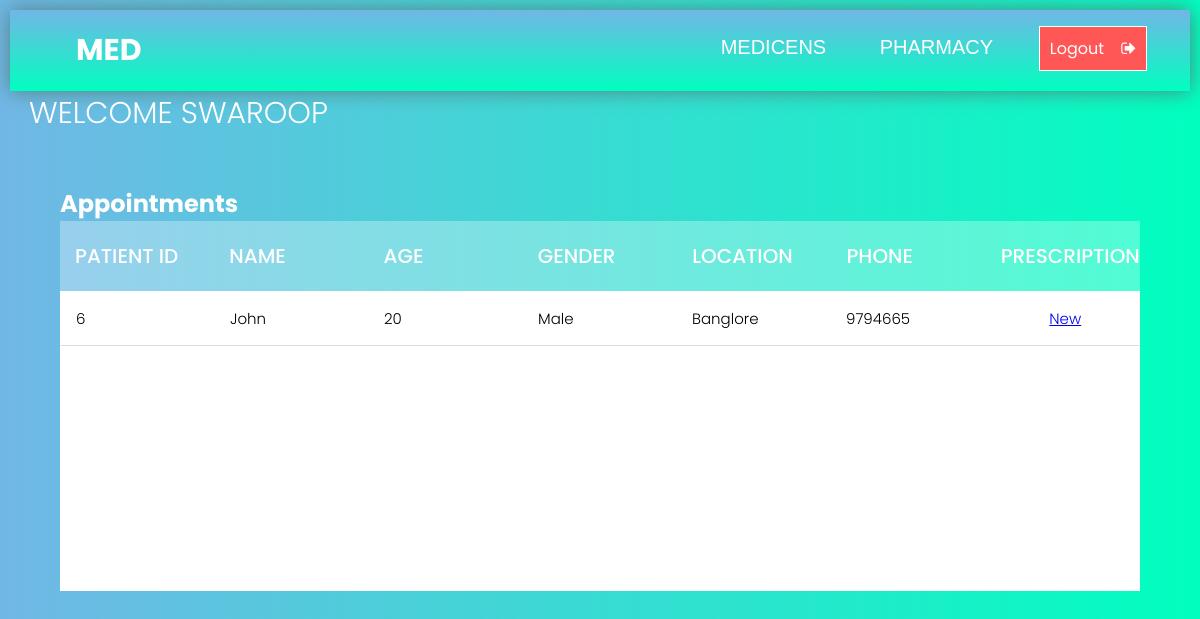
Page /Dwelcome.php (signed in) on the committed database.
### tables this page shows
CREATE TABLE `patient` (
  `PAT_ID` int(10) NOT NULL,
  `PAT_NAME` varchar(20) NOT NULL,
  `AGE` int(10) NOT NULL,
  `GENDER` varchar(10) NOT NULL,
  `PAT_LOCATION` varchar(20) NOT NULL,
  `PHONE` int(10) NOT NULL,
  `D_ID` int(10) DEFAULT NULL,
  `P_ID` int(10) DEFAULT NULL,
  `email` varchar(100) NOT NULL,
  `password` varchar(100) NOT NULL
);

### Dwelcome.php (the view, shortened to what this page needs)
<!DOCTYPE html>
<html lang="en">
<head>
    <link rel="stylesheet" href="PRESC.css">
    <link rel="stylesheet" href="css/Dwelcome.css">
    <link rel="stylesheet" href="https://cdnjs.cloudflare.com/ajax/libs/font-awesome/4.7.0/css/font-awesome.min.css" />
</head>
<body>
    <div class="navdiv">
        <nav class="navbar">
            <div class="logo">
                <span>
                    <h1><a class="list1" href="medical.html">MED</a></h1>
          </span>
        </div>
        <div class="links">
          <ul class="unlist1">
              <li>
                  <div class="dropdiv">
                <a class="suplist1" href="#">Medicens</a>
            </div>
        </li>
        <li class="dropdown">
            <a class="list1" href="PharmacyDisplay.php">Pharmacy</a>
        </li>
        <li>
            <a id="logout" href="Dlogout.php">Logout &nbsp&nbsp&nbsp<i class="fa fa-sign-out" aria-hidden="true"></i></a>
        </li>
    </ul>
</div>
</nav>
</div>
<?php echo "<h3>Welcome " . $_SESSION['D_NAME'] . "</h3>"; ?>
    <section>
        <h2 style="color:#fff;">Appointments</h2>
            <div class="tbl-header">
                <table cellpadding="0" cellspacing="0" border="0" >
                    <thead>
                        <tr>
                            <th>PATIENT ID</th>
                            <th>NAME</th>
                            <th>AGE</th>
                            <th>GENDER</th>
                            <th>LOCATION</th>
                            <th>PHONE</th>
                            <th>PRESCRIPTION</th>
                        </tr>
                    </thead>
                </table>
            </div>
    <div class="tbl-content">
        <table  cellpadding="0" cellspacing="0" border="0">
            <tbody>
            <?php
                include 'connection.php';
                 $docID=$_SESSION['D_ID'];
                $selectquery=" select  *  from  patient where D_ID='$docID' " ;
                $query=mysqli_query($con,$selectquery);
                while($res=mysqli_fetch_array($query))
                {
             ?>
             <tr>
                 <td> <?php  echo $res['PAT_ID'];  ?></td>
                 <td> <?php  echo $res['PAT_NAME'];  ?></td>
                 <td> <?php  echo $res['AGE'];  ?></td>
                 <td> <?php  echo $res['GENDER'];  ?></td>
                 <td> <?php  echo $res['PAT_LOCATION'];  ?></td>
                 <td> <?php  echo $res['PHONE'] ;  ?></td>
                 <td>&nbsp&nbsp&nbsp&nbsp&nbsp&nbsp&nbsp&nbsp&nbsp&nbsp&nbsp&nbsp<a href="PRsend.php">New</a></td>
             </tr>
           <?php
                }
                 ?>
            </tbody>
        </table>
    </div>
    </section>
  </body>
</html>
</body>
</html>

### PRESC.css (style rules this page uses)
* { margin: 0; padding: 0; box-sizing: border-box; font-family: 'Poppins',sans-serif; }
body { justify-content: center; align-items: center; padding: 10px; background: linear-gradient(135deg, #71b7e6, #00FFBF); }

### css/Dwelcome.css (style rules this page uses)
body { background: -webkit-linear-gradient(#71b7e6, #00FFBF ,#71b7e6); }
.navdiv { background: -webkit-linear-gradient(#71b7e6, #00FFBF); height: 100%; }
.navbar { display: grid; height: 81px; width: 100%; justify-content: center; align-items: center; grid-template-columns: 1fr 2fr 2fr 2fr 1fr 43px; box-shadow: 0px 0px 20px 0px rgb(79, 129, 129);; }
.logo { display: flex; justify-content: center; align-items: center; font-family: "Audiowide", sans-serif; font-size: 20px; color: white; grid-column: 1/2; }
.logo a { text-decoration: none; color: white; }
.links { grid-column: 4/6; align-items: center; justify-content: center; margin-bottom: 21px; margin-block-start: 16px; }
.links .unlist1 { list-style-type: none; display: flex; flex-direction: row; justify-content: space-between; }
.links .list1 { text-decoration: none; color: white; font-size: 20px; position: absolute; font-family: 'Trebuchet MS', 'Lucida Sans Unicode', 'Lucida Grande', 'Lucida Sans', Arial, sans-serif; text-transform: uppercase; }
.links .suplist1 { text-decoration: none; color: white; font-size: 20px; position: absolute; font-family: 'Trebuchet MS', 'Lucida Sans Unicode', 'Lucida Grande', 'Lucida Sans', Arial, sans-serif; text-transform: uppercase; }
#logout { color: white; text-decoration: none; background-color: #ff5656; padding: 10px; border: 1px solid #fff; }
h3 { font-size: 30px; color: #fff; text-transform: uppercase; font-weight: 300; margin-bottom: 15px; font-family: 'Poppins',sans-serif; margin-left: 19px; }
table { width:100%; table-layout: fixed; }
.tbl-header { background-color: rgba(255,255,255,0.3); }
.tbl-content { height:300px; overflow-x:auto; margin-top: 0px; border: 1px solid rgba(255,255,255,0.3); background: #fff; }
th { padding: 20px 15px; text-align: left; font-weight: 500; font-size: 20px; color: #fff; text-transform: uppercase; font-family: 'Poppins',sans-serif; }
td { padding: 15px; text-align: left; vertical-align:middle; font-weight: 300; font-size: 15px; color: black; font-family: 'Poppins',sans-serif; border-bottom: 1px solid rgb(219, 219, 219); }
body { background: -webkit-linear-gradient(#71b7e6, #00FFBF); background: linear-gradient(to right, #71b7e6, #00FFBF); font-family: 'Roboto', sans-serif; }
section { margin: 50px; }
span { width: 10px; }

### rows in the picture
patient: PAT_ID "6", PAT_NAME "John", AGE "20", GENDER "Male", PAT_LOCATION "Banglore", PHONE "9794665"

### other values in the picture
$_SESSION['D_NAME'] "SWAROOP"
